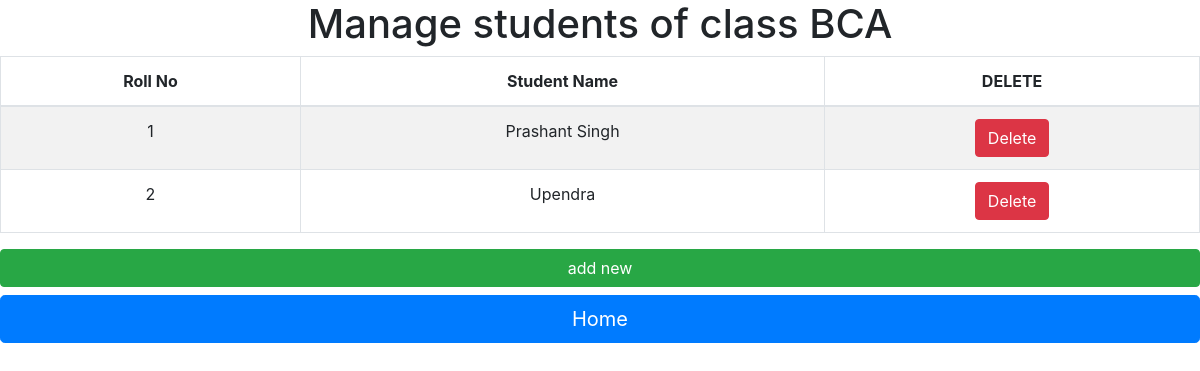
/Admin/manage-students.php?class_id=1&class_name=BCA, run on the app's committed database.
### tables this page shows
CREATE TABLE `students_of_bca` (
  `id` int(11) NOT NULL,
  `roll_no` int(11) NOT NULL,
  `student_name` varchar(50) NOT NULL,
  `image_name` varchar(50) NOT NULL
);

### Admin/manage-students.php (the view, shortened to what this page needs)
<!doctype html>
<html lang="en">
  <head>
    <link rel="stylesheet" href="https://maxcdn.bootstrapcdn.com/bootstrap/4.0.0/css/bootstrap.min.css">
  </head>
  <body class="text-center">
        <div class="table-scrol">
             <h1 align="center">Manage students of class  <?php echo $_GET['class_name']; ?></h1>
                <table class="table table-bordered table-hover table-striped" >
                    <thead>
                    <tr>
                        <th>Roll No</th>
                        <th>Student Name</th>
                        <th>DELETE</th>
                    </tr>
                    </thead>
					<?php
					include("../database/db_conection.php");
					$class_name=$_GET['class_name'];
					$menu_list_data = "select * from `students_of_$class_name`";
					$run = mysqli_query($dbcon,$menu_list_data);
					while($row=mysqli_fetch_array($run))
					{
						$id  			= 	$row['id'];
						$roll_no 		= 	$row['roll_no'];
						$student_name 	= 	$row['student_name'];
					?>
					<tr>
						<td><?php echo $roll_no;?></td>
						<td><?php echo $student_name;?></td>
						<td><a href="delete-student.php?id=<?php echo $id;?>&class_name=<?php echo $class_name;?>"><button class="btn btn-danger">Delete</button></a></td>
					</tr>
					<?php } ?>
                </table>
                <a href="add-new-student.php?class_name=<?php echo $class_name;?>"<button class="btn btn-success btn-block mw-100">add new</button></a>
				<a href="admin-account.php" class="btn btn-lg btn-primary btn-block mw-100">Home</a>
        </div>
  </body>
</html>

### data on the page
students_of_bca: roll_no "1", student_name "Prashant Singh"
students_of_bca: roll_no "2", student_name "Upendra"

### other printed values
$_GET['class_name'] "BCA"
